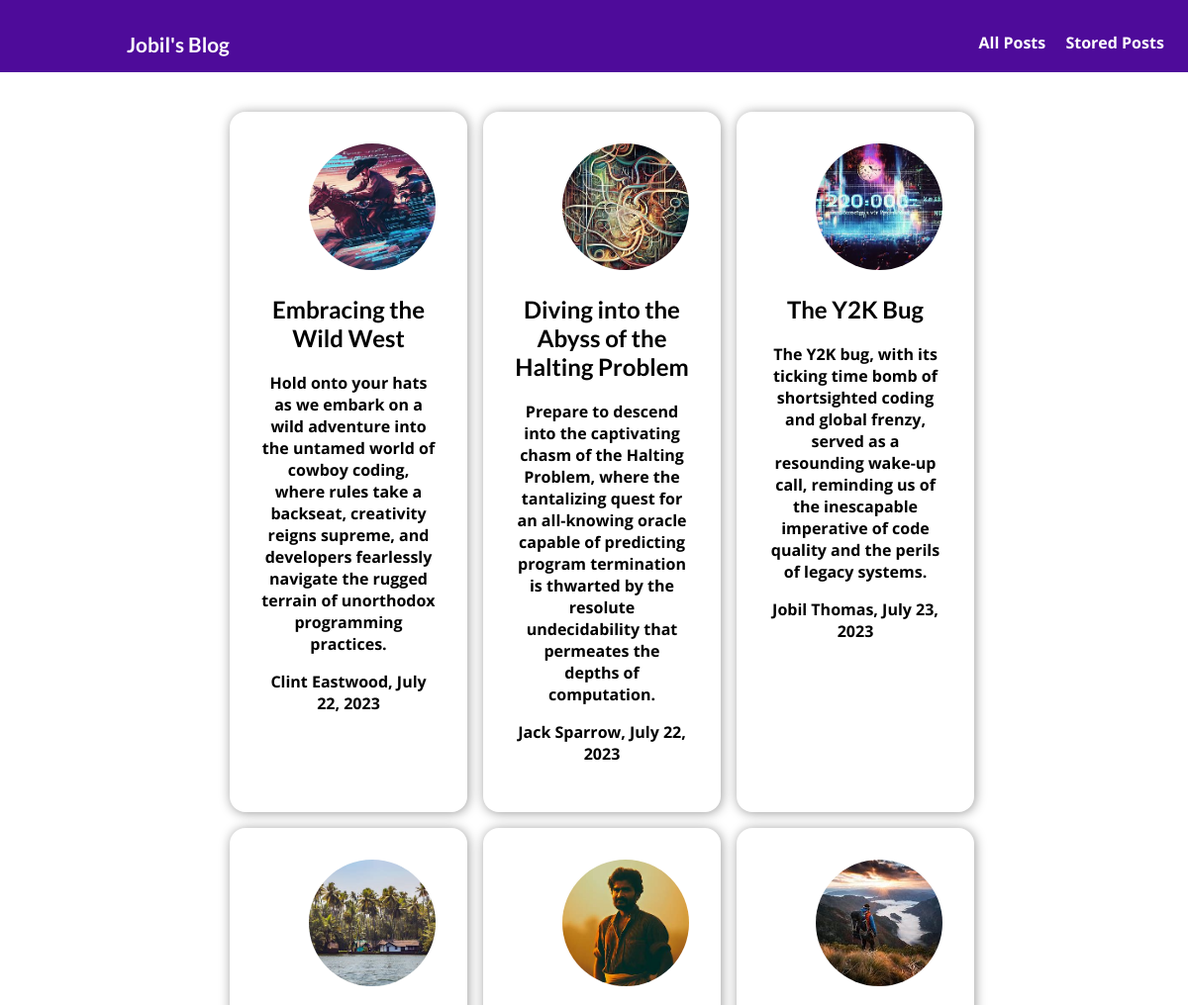
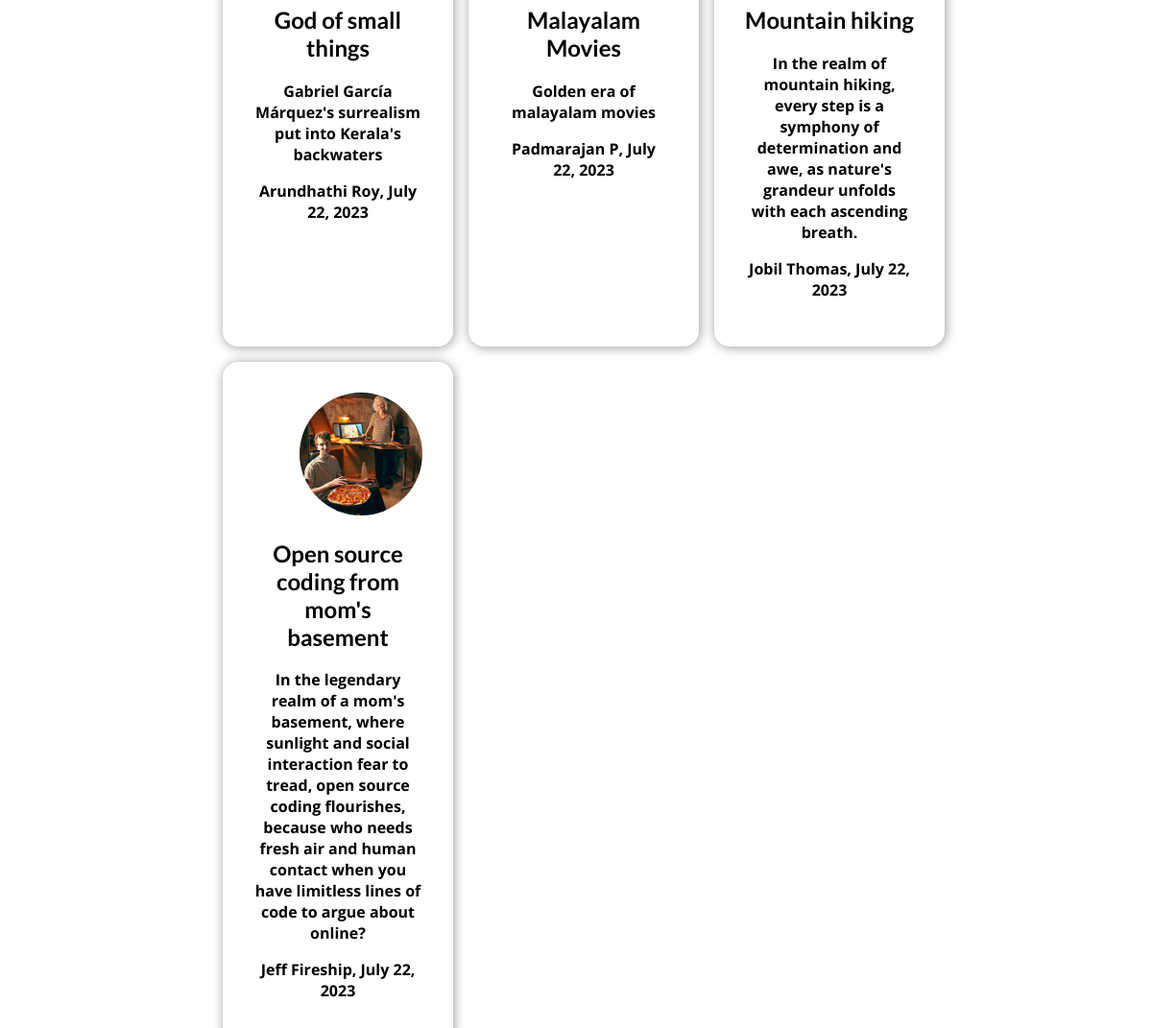
The page /posts on the database its author committed (2 pictures, top to bottom).
### blog/models.py (models this page shows, shortened)
class Post(models.Model):
    title = models.CharField(max_length=50)
    date = models.DateField(auto_now=True)
    image = models.ImageField(upload_to="post_images/")
    author = models.ForeignKey(Author, on_delete=models.CASCADE, null=True, related_name="posts")
    excerpt = models.CharField(max_length=400)
    content = models.TextField()
    slug = models.SlugField(default="", null=False, db_index=True)
    tags = models.ManyToManyField(Tag)

class Author(models.Model):
    first_name = models.CharField(max_length=100)
    last_name = models.CharField(max_length=100)
    def full_name(self):
        return f"{self.first_name} {self.last_name}"
    def __str__(self):
        return self.full_name()

### blog/views.py (the view)
# urls.py: path("posts", views.allPostView.as_view(), name="posts-page"),
class allPostView(ListView):
     model = Post
     ordering = ["-pk"]
     context_object_name = "posts"
     template_name = "blog/all_post.html"

### blog/templates/blog/all_post.html (shortened to what this page needs)
{% extends 'blog/base.html' %}
{% load static %}
{% block css_files %}
<link rel="stylesheet" href="{% static "blog/all_post.css" %}"/>
{% endblock css_files %}
{% block contents %}
<section class="all-posts">
{% for post in posts %}
    {% include "blog/includes/post.html" %}
{% endfor %}
</section>
{% endblock contents %}

### blog/templates/blog/includes/post.html
<article class="post-excerpt">
    <a href="{% url 'post-detail-page' post.slug %}">
        <img src="{{ post.image.url }}" alt="connect"/>
        <div>
        <h2>{{post.title}}</h2>
        <p>{{post.excerpt}}</p>
        <p>{{post.author}}, {{post.date}}</p>
        </div>
    </a>
</article>

### blog/static/blog/style.css (style rules this page uses)
* { box-sizing: border-box; }
html { font-family: 'Open Sans', 'Lato', sans-serif; }
body { margin: 0; }
h1, h2, h3 { font-family: 'Lato', sans-serif; font-weight: bold; }
.post-excerpt { display: block; padding: 2rem; font-weight: bold; width: 33%; border-radius: 1rem; }
.post-excerpt a { text-decoration: none; color: black; transition: all 0.2s ease; }
.post-excerpt img { margin-left: 3rem; width: 8rem; height: 8rem; object-fit: cover; border-radius: 50%; }

### blog/static/blog/all_post.css (style rules this page uses)
.all-posts { display: grid; grid-template-columns:auto auto auto; margin: 0rem 14rem; margin-top: 2rem; margin-bottom: 2rem; border-radius: 1rem; text-align: center; }
.post-excerpt { box-shadow: 1px 1px 12px rgba(0, 0, 0, 0.4); margin: 0.5rem; width: auto; }

### rows shown on the page
Post: image (picture), title "Embracing the Wild West", excerpt "Hold onto your hats as we embark on a wild adventure into the untamed world of cowboy coding, where rules take a backseat, creativity reigns supreme, and developers fearlessly navigate the rugged terrain of unorthodox programming practices.", author "Clint Eastwood", date "July 22, 2023"
Post: image (picture), title "Diving into the Abyss of the Halting Problem", excerpt "Prepare to descend into the captivating chasm of the Halting Problem, where the tantalizing quest for an all-knowing oracle capable of predicting program termination is thwarted by the resolute undecidability that permeates the depths of computation.", author "Jack Sparrow", date "July 22, 2023"
Post: image (picture), title "The Y2K Bug", excerpt "The Y2K bug, with its ticking time bomb of shortsighted coding and global frenzy, served as a resounding wake-up call, reminding us of the inescapable imperative of code quality and the perils of legacy systems.", author "Jobil Thomas", date "July 23, 2023"
Post: image (picture), title "God of small things", excerpt "Gabriel García Márquez's surrealism put into Kerala's backwaters", author "Arundhathi Roy", date "July 22, 2023"
Post: image (picture), title "Malayalam Movies", excerpt "Golden era of malayalam movies", author "Padmarajan P", date "July 22, 2023"
Post: image (picture), title "Mountain hiking", excerpt "In the realm of mountain hiking, every step is a symphony of determination and awe, as nature's grandeur unfolds with each ascending breath.", author "Jobil Thomas", date "July 22, 2023"
Post: image (picture), title "Open source coding from mom's basement", excerpt "In the legendary realm of a mom's basement, where sunlight and social interaction fear to tread, open source coding flourishes, because who needs fresh air and human contact when you have limitless lines of code to argue about online?", author "Jeff Fireship", date "July 22, 2023"
